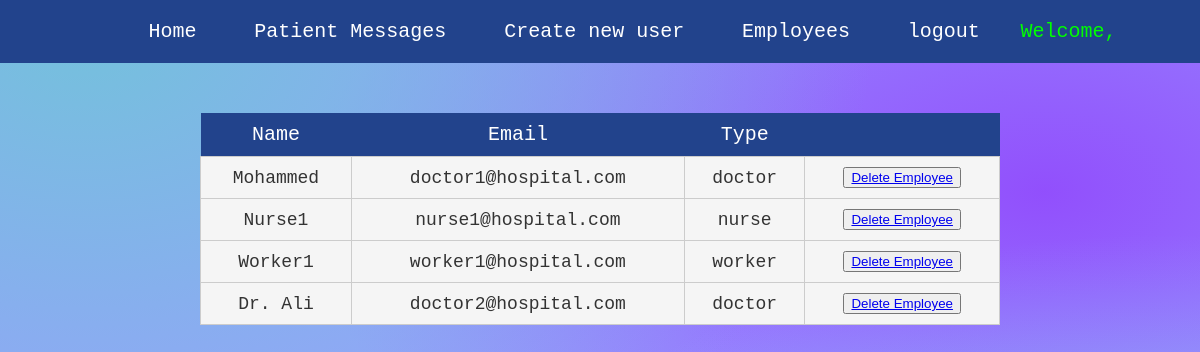
Screenshot of /users (signed in) with the database file from the repository.
### app/models.py (models this page shows, shortened)
class CustomUser(AbstractBaseUser, PermissionsMixin):
    email = models.EmailField(unique=True)
    name = models.CharField(max_length=30)
    user_type = models.ForeignKey(UserType, on_delete=models.CASCADE)
    is_active = models.BooleanField(default=True)
    is_staff = models.BooleanField(default=False)
    groups = models.ManyToManyField(Group, blank=True, related_name='custom_users')
    user_permissions = models.ManyToManyField(Permission, blank=True, related_name='custom_users')
    USERNAME_FIELD = 'email'
    REQUIRED_FIELDS = ['name', 'user_type']
    objects = CustomUserManager()

class UserType(models.Model):
    DOCTOR = 'doctor'
    NURSE = 'nurse'
    WORKER = 'worker'
    ADMIN = 'admin'
    USER_TYPE_CHOICES = [
        (DOCTOR, 'Doctor'),
        (NURSE, 'Nurse'),
        (WORKER, 'Worker'),
        (ADMIN, 'Admin'),
    ]
    user_type = models.CharField(choices=USER_TYPE_CHOICES,max_length=30,default=WORKER)
    def __str__(self):
        return self.user_type

### app/views.py (the view)
# urls.py: path('users',list_of_users,name='list-users'),
def list_of_users(request):
    if not request.user.user_type.user_type=='admin':
        return HttpResponseForbidden()
    current_user = request.user
    users=CustomUser.objects.exclude(id=request.user.id)
    return render(request,'list_of_users.html',{"users":users})

### app/templates/list_of_users.html (shortened to what this page needs)
{% extends 'base_admin.html' %}
{% block content %}
  <table>
    <thead>
      <tr>
        <th>Name</th>
        <th>Email</th>
        <th>Type</th>
        <th></th>
      </tr>
    </thead>
    <tbody>
      {% for user in users %}
      <tr>
        <td>{{user.name}}</td>
        <td>{{user.email}}</td>
        <td>{{user.user_type}}</td>
        <td><button><a href="{% url 'delete-user' pk=user.id %}">Delete Employee</a></button></td>
      </tr>
      {% endfor %}
    </tbody>
  </table>
{% endblock %}

### app/static/style.css (style rules this page uses)
body { padding: 0; margin: 0; font-family: monospace; text-align: center; background-color:hsla(237,100%,80%,1); background-image: radial-gradient(at 7% 4%, hsla(196,60%,66%,1) 0px, transparent 50%), radial-gradient(at 97% 100%, hsla(187,83%,75%,1) 0px, transparent 50%), radial-gradient(at 87% 24%, hsla(263,97%,65%,1) 0px, transparent 50%); }

### app/templates/list_of_users.html (style rules this page uses)
body { padding: 0; margin: 0; font-family: monospace; text-align: center; }
table { margin: 50px auto; border-collapse: collapse; width: 80%; max-width: 800px; }
th { background-color: #22438c; color: white; font-size: 20px; font-weight: normal; padding: 10px; text-align: center; }
td { background-color: #f5f5f5; color: #333; font-size: 18px; padding: 10px; text-align: center; border: 1px solid #ccc; }

### rows the page displays
CustomUser: name "Mohammed", email "doctor1@hospital.com", user_type "doctor"
CustomUser: name "Nurse1", email "nurse1@hospital.com", user_type "nurse"
CustomUser: name "Worker1", email "worker1@hospital.com", user_type "worker"
CustomUser: name "Dr. Ali", email "doctor2@hospital.com", user_type "doctor"
